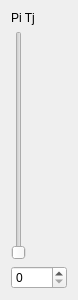
<?xml version="1.0" encoding="UTF-8"?>
<ui version="4.0">
 <class>InletWidget</class>
 <widget class="QWidget" name="InletWidget">
  <property name="geometry">
   <rect>
    <x>0</x>
    <y>0</y>
    <width>78</width>
    <height>300</height>
   </rect>
  </property>
  <property name="sizePolicy">
   <sizepolicy hsizetype="Minimum" vsizetype="Minimum">
    <horstretch>0</horstretch>
    <verstretch>0</verstretch>
   </sizepolicy>
  </property>
  <property name="windowTitle">
   <string>InletWidget</string>
  </property>
  <layout class="QGridLayout" name="gridLayout">
   <item row="0" column="0">
    <layout class="QVBoxLayout" name="verticalLayout">
     <item>
      <widget class="QLabel" name="label">
       <property name="sizePolicy">
        <sizepolicy hsizetype="Preferred" vsizetype="Preferred">
         <horstretch>0</horstretch>
         <verstretch>0</verstretch>
        </sizepolicy>
       </property>
       <property name="text">
        <string>Pi Tj</string>
       </property>
      </widget>
     </item>
     <item>
      <widget class="QSlider" name="slider">
       <property name="orientation">
        <enum>Qt::Vertical</enum>
       </property>
      </widget>
     </item>
     <item>
      <widget class="QSpinBox" name="spinBox">
       <property name="sizePolicy">
        <sizepolicy hsizetype="Preferred" vsizetype="Fixed">
         <horstretch>0</horstretch>
         <verstretch>0</verstretch>
        </sizepolicy>
       </property>
      </widget>
     </item>
    </layout>
   </item>
  </layout>
 </widget>
 <layoutdefault spacing="6" margin="11"/>
 <resources/>
 <connections>
  <connection>
   <sender>slider</sender>
   <signal>valueChanged(int)</signal>
   <receiver>spinBox</receiver>
   <slot>setValue(int)</slot>
   <hints>
    <hint type="sourcelabel">
     <x>24</x>
     <y>145</y>
    </hint>
    <hint type="destinationlabel">
     <x>87</x>
     <y>284</y>
    </hint>
   </hints>
  </connection>
  <connection>
   <sender>spinBox</sender>
   <signal>valueChanged(int)</signal>
   <receiver>slider</receiver>
   <slot>setValue(int)</slot>
   <hints>
    <hint type="sourcelabel">
     <x>116</x>
     <y>278</y>
    </hint>
    <hint type="destinationlabel">
     <x>19</x>
     <y>108</y>
    </hint>
   </hints>
  </connection>
 </connections>
</ui>
